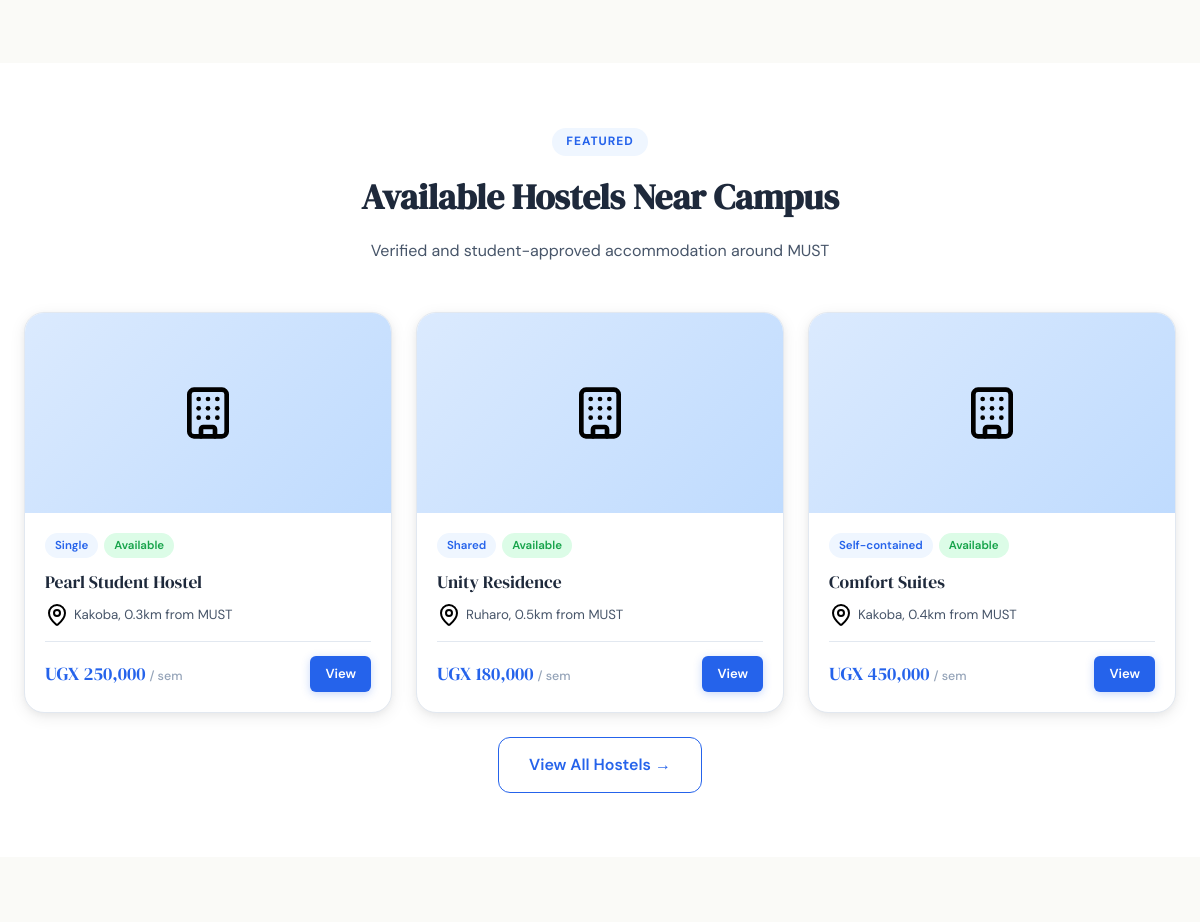
Before: / (middle part) with the older database file.
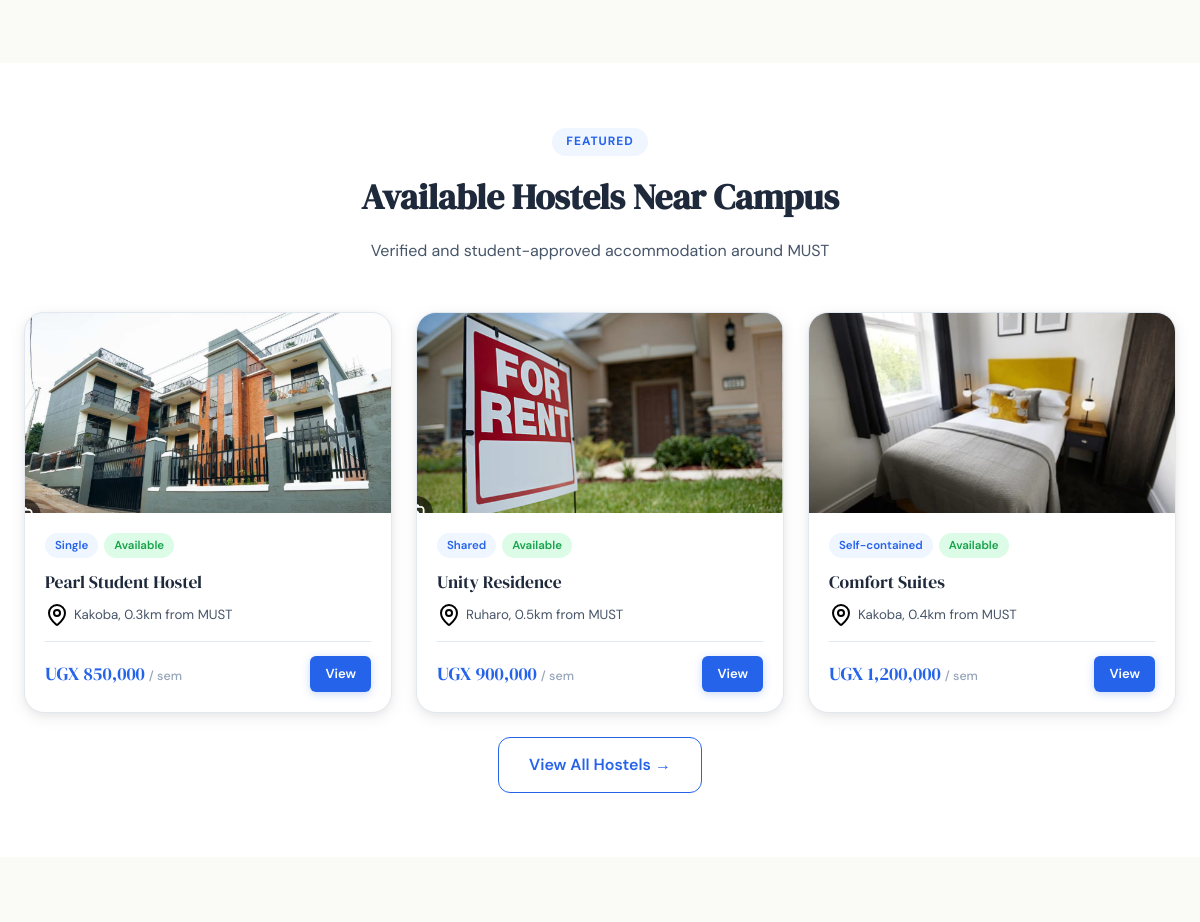
After: the same page with the newer database file.
### tables this page shows
CREATE TABLE `hostels` (
  `id` INT UNSIGNED NOT NULL AUTO_INCREMENT,
  `hostel_name` VARCHAR(255) NOT NULL,
  `location` VARCHAR(255) NOT NULL,
  `room_type` ENUM('single','shared','self-contained') NOT NULL DEFAULT 'single',
  `price` INT UNSIGNED NOT NULL,
  `availability` INT UNSIGNED NOT NULL DEFAULT 0,
  `description` TEXT DEFAULT NULL,
  `contact` VARCHAR(100) DEFAULT NULL,
  `image` VARCHAR(255) DEFAULT NULL,
  `created_at` DATETIME NOT NULL DEFAULT CURRENT_TIMESTAMP,
  PRIMARY KEY (`id`),
  KEY `idx_hostels_room_type` (`room_type`),
  KEY `idx_hostels_availability` (`availability`)
);

### config.php (called while the page is built, shortened)
<?php
function sanitize($input) {
    return htmlspecialchars(trim($input), ENT_QUOTES, 'UTF-8');
}
function formatPrice($amount) {
    return 'UGX ' . number_format((float)$amount, 0);
}

### index.php (the view, shortened to what the changed rows need)
<?php
require_once 'config.php';
include 'includes/head.php';
$db = getDB();
$featured_sql  = "SELECT * FROM hostels WHERE availability > 0 ORDER BY created_at DESC LIMIT 6";
$featured_res  = $db->query($featured_sql);
$featured      = $featured_res ? $featured_res->fetch_all(MYSQLI_ASSOC) : [];
?>
<section class="section section-alt">
    <div class="container">
        <div class="section-header">
            <h2 class="section-title">Available Hostels Near Campus</h2>
        </div>
        <?php if (empty($featured)): ?>
            <div class="hostels-grid">
                <?php
                $demo = [
                    ['Pearl Student Hostel',   'Kakoba, 0.3km from MUST',  'Single Room',       850000, 'image1.jpg', true],
                    ['Unity Residence',        'Ruharo, 0.5km from MUST',  'Shared Room',       900000, 'image2.jpg.png', true],
                    ['Comfort Suites',         'Kakoba, 0.4km from MUST',  'Self-Contained',    1200000, 'image3.jpg.png', true],
                    ['Nile View Hostel',       'Kamukuzi, 0.6km from MUST','Single Room',       950000, 'image4.jpeg', false],
                    ['Campus Gate Residence',  'Kakoba, 0.2km from MUST',  'Shared Room',       880000, 'image5.jpg', true],
                    ['Green Valley Hostel',    'Biharwe, 0.8km from MUST', 'Self-Contained',    1150000, 'image6.jpg', true],
                ];
                foreach ($demo as $h): ?>
                <div class="hostel-card">
                    <div class="hostel-card-img">
                        <?php if (file_exists('assets/img/hostels/' . $h[4])): ?>
                            <img src="<?= APP_URL ?>/assets/img/hostels/<?= sanitize($h[4]) ?>" alt="<?= sanitize($h[0]) ?>" style="width: 100%; height: 100%; object-fit: cover; display: block;">
                        <?php else: ?>
                            <img class="icon-svg" src="<?= APP_URL ?>/assets/svg/building.svg" alt="Hostel" style="width: 3.5rem; height: auto;">
                        <?php endif; ?>
                    </div>
                    <div class="hostel-card-body">
                        <div class="hostel-card-badges">
                            <span class="badge badge-blue"><?= $h[2] ?></span>
                            <span class="badge <?= $h[5] ? 'badge-green' : 'badge-red' ?>"><?= $h[5] ? 'Available' : 'Full' ?></span>
                        </div>
                        <div class="hostel-card-title"><?= $h[0] ?></div>
                        <div class="hostel-card-location">
                            <img class="icon-svg" src="<?= APP_URL ?>/assets/svg/map-pin.svg" alt="Location"> <?= $h[1] ?>
                        </div>
                        <div class="hostel-card-footer">
                            <div class="hostel-price"><?= formatPrice($h[3]) ?> <span>/ semester</span></div>
                            <a href="login.php" class="btn btn-primary btn-sm">Book</a>
                        </div>
                    </div>
                </div>
                <?php endforeach; ?>
            </div>
        <?php else: ?>
            <div class="hostels-grid">
                <?php foreach ($featured as $h): ?>
                <div class="hostel-card">
                    <div class="hostel-card-img">
                        <?php if (!empty($h['image']) && file_exists('uploads/hostels/' . $h['image'])): ?>
                            <img src="<?= APP_URL ?>/uploads/hostels/<?= sanitize($h['image']) ?>" alt="<?= sanitize($h['hostel_name']) ?>" style="width: 100%; height: 100%; object-fit: cover; display: block;">
                        <?php elseif (!empty($h['image']) && file_exists('assets/img/hostels/' . $h['image'])): ?>
                            <img src="<?= APP_URL ?>/assets/img/hostels/<?= sanitize($h['image']) ?>" alt="<?= sanitize($h['hostel_name']) ?>" style="width: 100%; height: 100%; object-fit: cover; display: block;">
                        <?php else: ?>
                            <img class="icon-svg" src="<?= APP_URL ?>/assets/svg/building.svg" alt="Hostel" style="width: 3.5rem; height: auto;">
                        <?php endif; ?>
                    </div>
                    <div class="hostel-card-body">
                        <div class="hostel-card-badges">
                            <span class="badge badge-blue"><?= sanitize(ucfirst($h['room_type'])) ?></span>
                            <span class="badge <?= $h['availability'] > 0 ? 'badge-green' : 'badge-red' ?>">
                                <?= $h['availability'] > 0 ? 'Available' : 'Full' ?>
                            </span>
                        </div>
                        <div class="hostel-card-title"><?= sanitize($h['hostel_name']) ?></div>
                        <div class="hostel-card-location">
                            <img class="icon-svg" src="<?= APP_URL ?>/assets/svg/map-pin.svg" alt="Location"> <?= sanitize($h['location']) ?>
                        </div>
                        <div class="hostel-card-footer">
                            <div class="hostel-price"><?= formatPrice($h['price']) ?> <span>/ sem</span></div>
                            <a href="hostel-details.php?id=<?= (int)$h['id'] ?>" class="btn btn-primary btn-sm">View</a>
                        </div>
                    </div>
                </div>
                <?php endforeach; ?>
            </div>
        <?php endif; ?>
    </div>
</section>
</body>
</html>

Changed rows visible on the page:
changed hostels "Pearl Student Hostel": image: picture added; price "UGX 250,000" → "UGX 850,000"
changed hostels "Unity Residence": image: picture added; price "UGX 180,000" → "UGX 900,000"
changed hostels "Comfort Suites": image: picture added; price "UGX 450,000" → "UGX 1,200,000"
